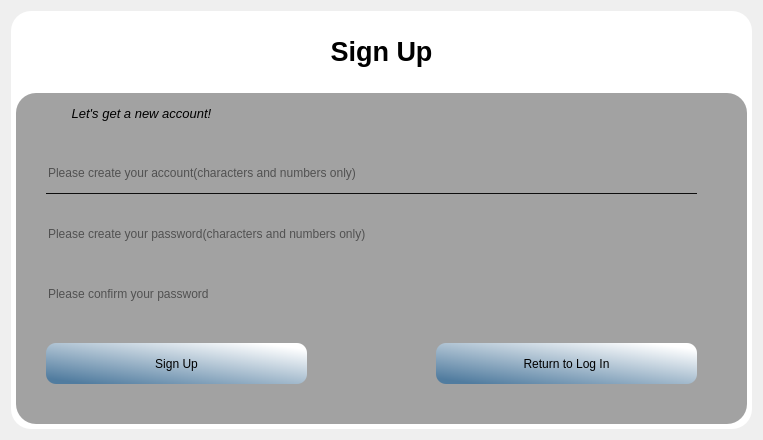
<?xml version="1.0" encoding="UTF-8"?>
<ui version="4.0">
 <class>Signup</class>
 <widget class="QWidget" name="Signup">
  <property name="geometry">
   <rect>
    <x>0</x>
    <y>0</y>
    <width>763</width>
    <height>440</height>
   </rect>
  </property>
  <property name="windowTitle">
   <string>Form</string>
  </property>
  <layout class="QHBoxLayout" name="horizontalLayout">
   <item>
    <widget class="QFrame" name="frame">
     <property name="styleSheet">
      <string notr="true">*{
	background-color: rgb(255, 255, 255);
}
QFrame#frame{
border-image: url(:/signuppic.jpg);
border-radius:20px;
}
#frame_2{
background-color: rgba(152, 152, 152, 230);
border-radius:20px;
}
QLabel#infolabel{
background:transparent;
}
#tiplabel{
background:transparent;
}
QLineEdit#acle{
background:transparent;
	border:none;
	border-bottom:1px solid  rgb(13, 13, 13)
}
#pswle{
background:transparent;
	border:none;
	border-bottom:1px solid rgbrgb(13, 13, 13)
}
#esle{
background:transparent;
	border:none;
	border-bottom:1px solid rgbrgb(13, 13, 13)
}
QPushButton#esbtn{
border-radius:10px;
	background-color: qlineargradient(spread:pad, x1:0.89, y1:0.062, x2:0.095, y2:0.943005, stop:0 rgba(255, 255, 255, 255), stop:1 rgba(81, 124, 159, 255));
}
#rtbtn{
border-radius:10px;
	background-color: qlineargradient(spread:pad, x1:0.89, y1:0.062, x2:0.095, y2:0.943005, stop:0 rgba(255, 255, 255, 255), stop:1 rgba(81, 124, 159, 255));
}</string>
     </property>
     <property name="frameShape">
      <enum>QFrame::Shape::StyledPanel</enum>
     </property>
     <property name="frameShadow">
      <enum>QFrame::Shadow::Raised</enum>
     </property>
     <widget class="QFrame" name="frame_2">
      <property name="geometry">
       <rect>
        <x>5</x>
        <y>82</y>
        <width>731</width>
        <height>331</height>
       </rect>
      </property>
      <property name="frameShape">
       <enum>QFrame::Shape::StyledPanel</enum>
      </property>
      <property name="frameShadow">
       <enum>QFrame::Shadow::Raised</enum>
      </property>
      <widget class="QLabel" name="tiplabel">
       <property name="geometry">
        <rect>
         <x>20</x>
         <y>10</y>
         <width>211</width>
         <height>21</height>
        </rect>
       </property>
       <property name="text">
        <string>&lt;html&gt;&lt;head/&gt;&lt;body&gt;&lt;p align=&quot;center&quot;&gt;&lt;span style=&quot; font-size:10pt; font-style:italic;&quot;&gt;Let's get a new account!&lt;/span&gt;&lt;/p&gt;&lt;/body&gt;&lt;/html&gt;</string>
       </property>
      </widget>
      <widget class="QLineEdit" name="acle">
       <property name="geometry">
        <rect>
         <x>30</x>
         <y>60</y>
         <width>651</width>
         <height>41</height>
        </rect>
       </property>
       <property name="placeholderText">
        <string>Please create your account(characters and numbers only)</string>
       </property>
      </widget>
      <widget class="QLineEdit" name="pswle">
       <property name="geometry">
        <rect>
         <x>30</x>
         <y>120</y>
         <width>651</width>
         <height>41</height>
        </rect>
       </property>
       <property name="echoMode">
        <enum>QLineEdit::EchoMode::Password</enum>
       </property>
       <property name="placeholderText">
        <string>Please create your password(characters and numbers only)</string>
       </property>
      </widget>
      <widget class="QLineEdit" name="esle">
       <property name="geometry">
        <rect>
         <x>30</x>
         <y>180</y>
         <width>651</width>
         <height>41</height>
        </rect>
       </property>
       <property name="echoMode">
        <enum>QLineEdit::EchoMode::Password</enum>
       </property>
       <property name="placeholderText">
        <string>Please confirm your password</string>
       </property>
      </widget>
      <widget class="QPushButton" name="esbtn">
       <property name="geometry">
        <rect>
         <x>30</x>
         <y>250</y>
         <width>261</width>
         <height>41</height>
        </rect>
       </property>
       <property name="text">
        <string>Sign Up</string>
       </property>
      </widget>
      <widget class="QPushButton" name="rtbtn">
       <property name="geometry">
        <rect>
         <x>420</x>
         <y>250</y>
         <width>261</width>
         <height>41</height>
        </rect>
       </property>
       <property name="text">
        <string>Return to Log In</string>
       </property>
      </widget>
     </widget>
     <widget class="QLabel" name="infolabel">
      <property name="geometry">
       <rect>
        <x>300</x>
        <y>10</y>
        <width>141</width>
        <height>61</height>
       </rect>
      </property>
      <property name="text">
       <string>&lt;html&gt;&lt;head/&gt;&lt;body&gt;&lt;p align=&quot;center&quot;&gt;&lt;span style=&quot; font-size:20pt; font-weight:700;&quot;&gt;Sign Up&lt;/span&gt;&lt;/p&gt;&lt;/body&gt;&lt;/html&gt;</string>
      </property>
     </widget>
    </widget>
   </item>
  </layout>
 </widget>
 <resources/>
 <connections/>
</ui>
